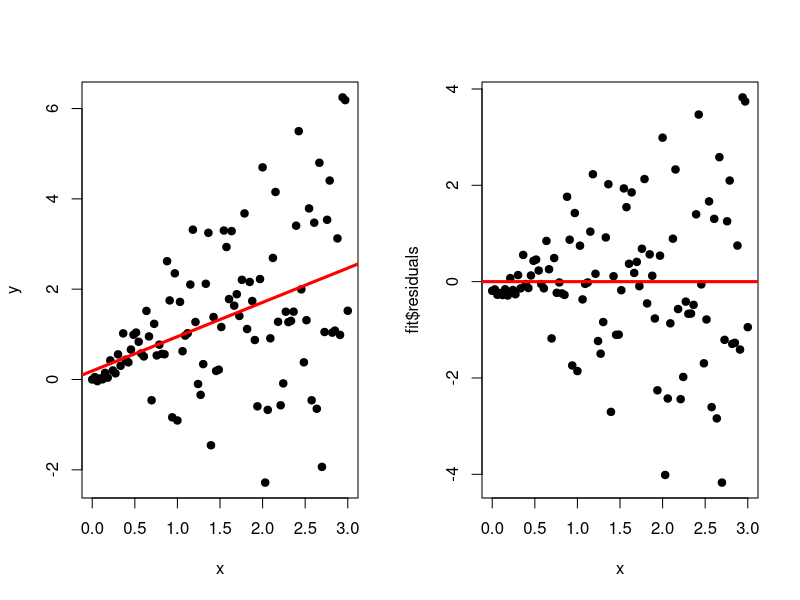

Source code (R):
#Linear regression, basic assumption
#1, Variance is *constant*
#2, You are summarizing a *linear* trend
#3, You have all the right terms in the model
#4, There are no big outliers

y <- rnorm(100, mean=seq(0,3,length=100), sd=seq(0,3,length=100))
x <- seq(0,3,length=100)

fit <- lm(y ~ x)

par(mfrow=c(1,2))
plot(x,y,pch=19)
abline(fit, col="red", lwd=3)

plot(x, fit$residuals, pch=19)
abline(c(0,0), col="red", lwd=3)


